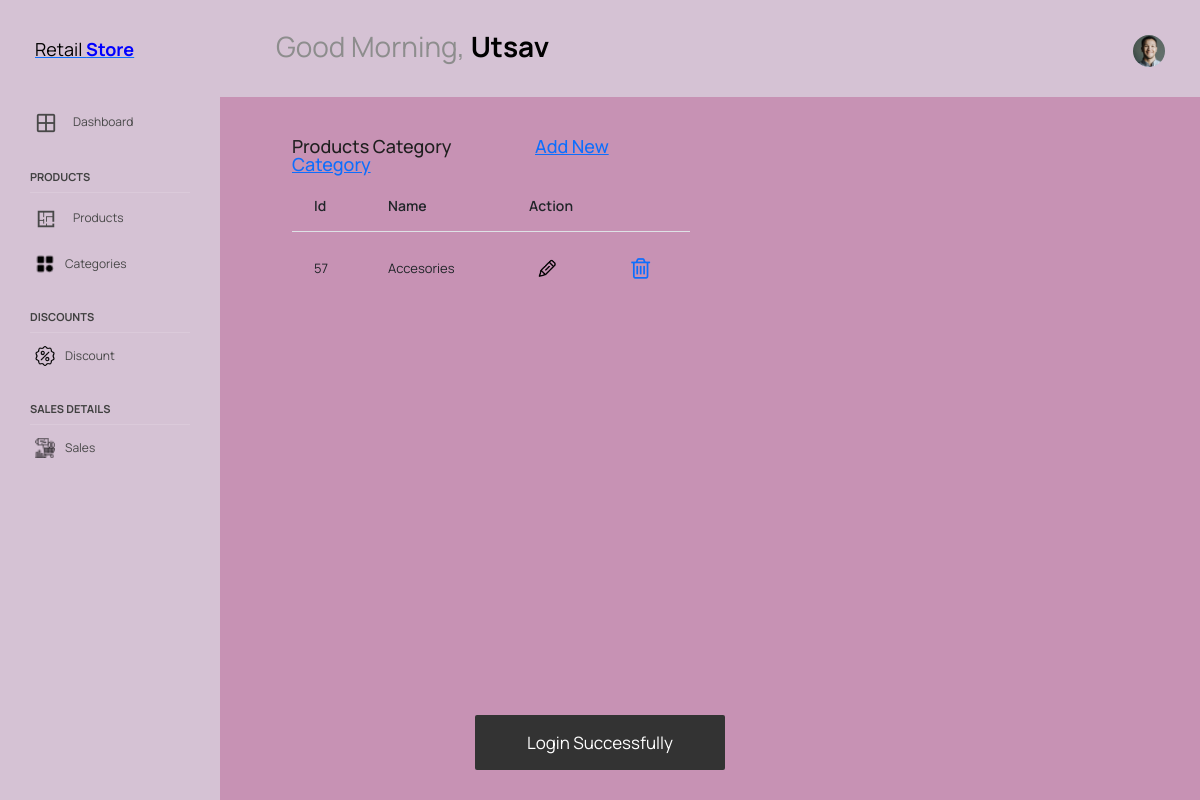
The page /admin/category/show_category.php (signed in) on the database as committed earlier.
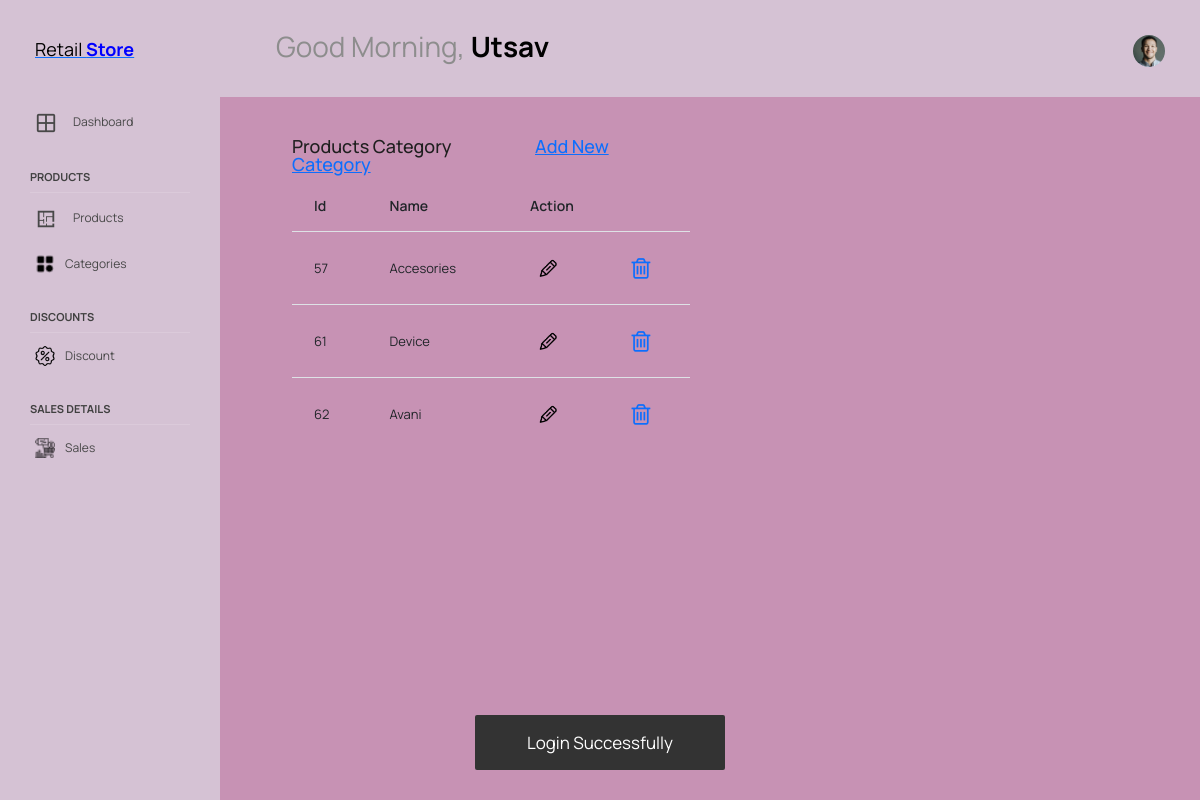
The same page on the database as committed later.
### tables this page shows
CREATE TABLE `category` (
  `id` int NOT NULL,
  `name` varchar(120) NOT NULL
);

### admin/category/show_category.php (the view, shortened to what this page needs)
<?php
    require '../layout/db_connect.php';
    $fetchCategory = $pdo->prepare('SELECT * FROM `category`');
    $fetchCategory->execute();
    $categories = $fetchCategory->fetchAll();
?>
<?php include '../layout/header.php'; ?>
<div class="main-panel">
    <div class="content-wrapper">
        <div class="row">
            <div class="col-lg-6 grid-margin stretch-card">
                <div class="card-body">
                    <h4 class="card-title">
                        <span style="margin-right:80px;">Products Category</span>
                        <a href="add_category.php">Add New Category</a>
                    </h4>
                    <?php if (sizeof($categories) > 0) { ?>
                        <table class="table">
                            <thead>
                                <tr>
                                    <th>Id</th>
                                    <th>Name</th>
                                    <th colspan='2'>Action</th>
                                </tr>
                            </thead>
                            <tbody>
                                <?php foreach ($categories as $category) { ?>
                                    <tr>
                                        <td><?= $category['id']?></td>
                                        <td><?= $category['name'] ?></td>
                                        <td>
                                            <a href="../category/edit_category.php?id=<?= $category['id']?>">
                                                <img src="/admin/image/edit-icon.png">
                                            </a>
                                        </td>
                                        <td>
                                            <a href="javascript:deleteCategory(<?= $category['id']?>)">
                                                <i class="fa fa-trash-o" style="font-size:24px"></i>
                                            </a>
                                        </td>
                                    </tr>
                                <?php } ?>
                            </tbody>
                        </table>
                    <?php
                        } else {
                            echo "No categories found.";
                        }
                    ?>
                </div>
            </div>
        </div>
    </div>
</div>
<?php include '../layout/footer.php'; ?>

Rows that differ between the two databases and show on the page:
added category: id "61", name "Device"
added category: id "62", name "Avani"
